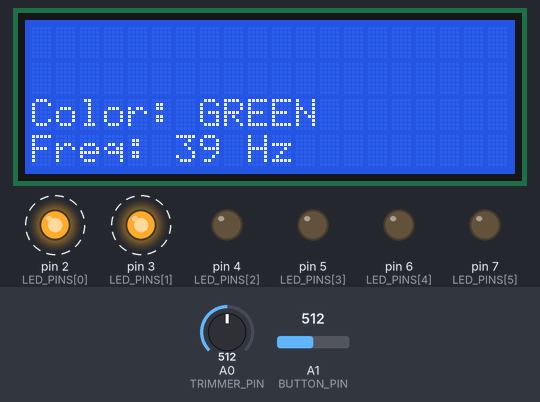
Bench run of a sketch on a simulated Arduino Uno, built with avr-gcc and run on an emulated ATmega328P. Parts: 20×4 character LCD, output pins drawn as LEDs (lit = HIGH). Dashed ring = blinking. Inputs (shaded band) come from the test bench; at power-on: A1 (BUTTON_PIN) = 512, A0 (TRIMMER_PIN) = 512.

Above: at 1.2 s.
1.3 s: A1 (BUTTON_PIN) set to 210
2.8 s: A1 (BUTTON_PIN) set to 192
At 3.1 s:
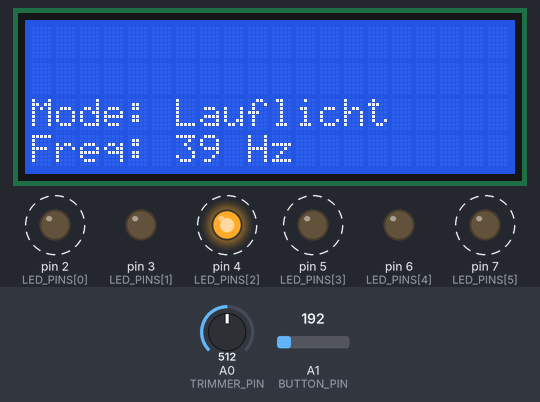
5.3 s: A0 (TRIMMER_PIN) set to 122
At 6.0 s:
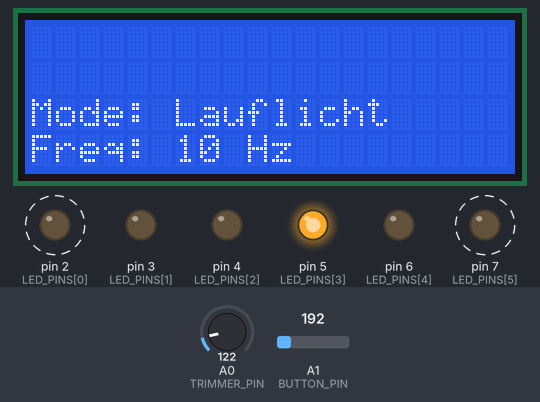
7.5 s: A0 (TRIMMER_PIN) set to 0
At 7.75 s:
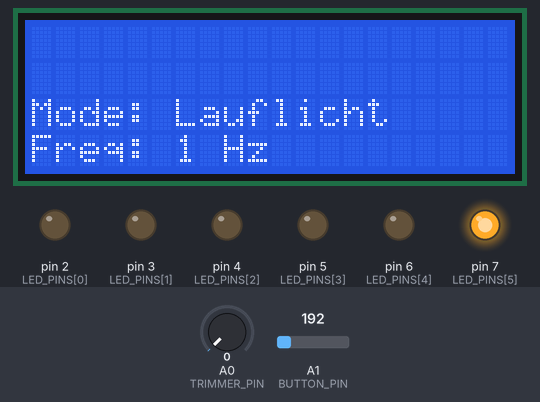
9.5 s: A0 (TRIMMER_PIN) set to 5
11.0 s: A0 (TRIMMER_PIN) set to 8
At 11.13 s:
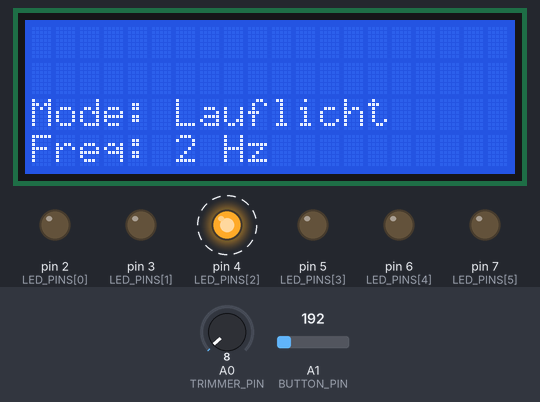
Timing chart, 0 to 13.5 s (numbered marks = the images above; inputs shaded):
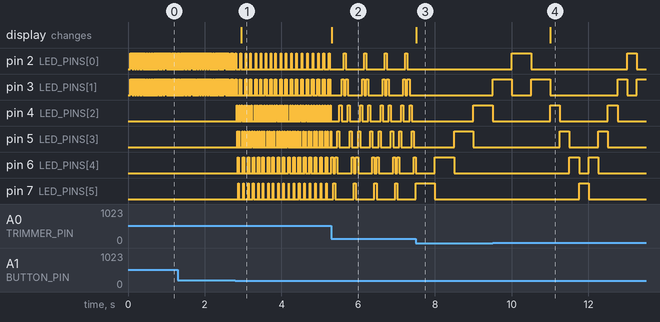

The sketch:

ex01-A8.ino
```cpp
#include <LiquidCrystal.h>

// LCD Connection
#define R_S 8
#define E   9
#define DB4 10
#define DB5 11
#define DB6 12
#define DB7 13

#define NUM_CHAR 20
#define NUM_LINES 4

#define BUTTON_PIN A1       // Taster S1/S2/S3... werden darüber gelesen
#define TRIMMER_PIN A0      // Trimmer Tr1 für Frequenz

const int LED_PINS[] = {2, 3, 4, 5, 6, 7};
const int NUM_LEDS = 6;

LiquidCrystal lcd(R_S, E, DB4, DB5, DB6, DB7);

const String COLORS[] = {"GREEN", "YELLOW", "RED"};
int colorIndex = 0;

// Entprellen
bool lastButtonStateS1 = false;
bool lastButtonStateS2 = false;
unsigned long lastDebounceTimeS1 = 0;
unsigned long lastDebounceTimeS2 = 0;
const unsigned long debounceDelay = 200;

// Blinken
unsigned long lastBlinkTime = 0;
bool ledState = false;
int blinkDelay = 500;

// Lauflicht
bool lauflichtMode = false;
int lauflichtIndex = 0;
int lauflichtDirection = 1;

void setup() {
  lcd.begin(NUM_CHAR, NUM_LINES);

  // LEDs als Ausgang
  for (int i = 0; i < NUM_LEDS; i++) {
    pinMode(LED_PINS[i], OUTPUT);
    digitalWrite(LED_PINS[i], LOW);
  }
}

void loop() {
  // --- Frequenz einlesen (Trimmer) ---
  int trimmerValue = analogRead(TRIMMER_PIN);
  int frequency = mapToFrequency(trimmerValue);
  blinkDelay = 1000 / frequency / 2;  // für Ein/Aus-Phasen

  // --- Taster einlesen (S1/S2) ---
  int a1_value = analogRead(BUTTON_PIN);
  String currentButton = "";
  if (a1_value >= 0 && a1_value <= 100) {
    currentButton = "S1";
  } else if (a1_value >= 101 && a1_value <= 200) {
    currentButton = "S2";
  }

  // --- S1: Farbwechsel ---
  bool buttonPressedS1 = (currentButton == "S1");
  if (buttonPressedS1 && !lastButtonStateS1 && (millis() - lastDebounceTimeS1 > debounceDelay)) {
    colorIndex = (colorIndex + 1) % 3;
    lastDebounceTimeS1 = millis();
  }
  lastButtonStateS1 = buttonPressedS1;

  // --- S2: Moduswechsel (Blinken <-> Lauflicht) ---
  bool buttonPressedS2 = (currentButton == "S2");
  if (buttonPressedS2 && !lastButtonStateS2 && (millis() - lastDebounceTimeS2 > debounceDelay)) {
    lauflichtMode = !lauflichtMode; // Umschalten zwischen Blinken und Lauflicht
    lastDebounceTimeS2 = millis();
    // LEDs zurücksetzen
    for (int i = 0; i < NUM_LEDS; i++) digitalWrite(LED_PINS[i], LOW);
    lauflichtIndex = 0;
    lauflichtDirection = 1;
  }
  lastButtonStateS2 = buttonPressedS2;

  unsigned long currentMillis = millis();

  if (!lauflichtMode) {
    if (currentMillis - lastBlinkTime >= blinkDelay) {
      lastBlinkTime = currentMillis;
      ledState = !ledState;
      for (int i = 0; i < NUM_LEDS; i++) {
        if (ledState && isLedActiveForColor(i, colorIndex)) {
          digitalWrite(LED_PINS[i], HIGH);
        } else {
          digitalWrite(LED_PINS[i], LOW);
        }
      }
    }
  } else {
    // --- Lauflicht mit Bounce ---
    if (currentMillis - lastBlinkTime >= blinkDelay) {
      lastBlinkTime = currentMillis;
      // Alle LEDs aus
      for (int i = 0; i < NUM_LEDS; i++) digitalWrite(LED_PINS[i], LOW);
      // Nur aktuelle LED an
      digitalWrite(LED_PINS[lauflichtIndex], HIGH);

      // Bounce-Logik
      lauflichtIndex += lauflichtDirection;
      if (lauflichtIndex == NUM_LEDS - 1) lauflichtDirection = -1; // Am Ende: Richtung wechseln
      if (lauflichtIndex == 0) lauflichtDirection = 1;             // Am Anfang: Richtung wechseln
    }
  }

  // --- LCD Zeile 3 + 4 aktualisieren ---
  lcd.setCursor(0, 2);
  if (!lauflichtMode) {
    lcd.print("Color: " + COLORS[colorIndex] + "       ");
  } else {
    lcd.print("Mode: Lauflicht         ");
  }
  lcd.setCursor(0, 3);
  lcd.print("Freq: " + String(frequency) + " Hz     ");
}

// Gibt zurück, ob LED[i] für die Farbe aktiv ist
bool isLedActiveForColor(int ledIndex, int colorIdx) {

  if (colorIdx == 0) return (ledIndex == 0 || ledIndex == 1); // GREEN
  if (colorIdx == 1) return (ledIndex == 2 || ledIndex == 3); // YELLOW
  if (colorIdx == 2) return (ledIndex == 4 || ledIndex == 5); // RED
  return false;
}

int mapToFrequency(int trimmerValue) {
    if (trimmerValue < 0) trimmerValue = 0;
    if (trimmerValue > 660) trimmerValue = 660;
    double frequency = (49.0 / 660.0) * trimmerValue + 1.0;
    return static_cast<int>(frequency + 0.5);
}
```

Measured:
- the behaviour switches between 201 and 200 on A1 (BUTTON_PIN) (found by bisection; images 0 and 1)
- the behaviour switches between 6 and 7 on A0 (TRIMMER_PIN) (found by bisection; images 3 and 4)
- after the input at 2.8 s, pin 2 (LED_PINS[0]): alternates HIGH for 0.01 s and LOW for 0.13 s, starting after 0.13 s; pin 4 (LED_PINS[2]): alternates HIGH for 0.01 s and LOW for 0.05 s, starting at once
- after the input at 5.3 s, pin 2 (LED_PINS[0]): alternates HIGH for 0.05 s and LOW for 0.48 s, starting after 0.32 s; pin 7 (LED_PINS[5]): alternates HIGH for 0.05 s and LOW for 0.48 s, starting after 0.05 s; the display: changes at once (image 2)
- after the input at 7.5 s, pin 2 (LED_PINS[0]), pin 3 (LED_PINS[1]): stops changing and stays LOW; the display: changes at once (image 3)
- after the input at 11.0 s, pin 2 (LED_PINS[0]): LOW → HIGH after 2.0 s, → LOW 0.25 s later; the display: changes at once (image 4)
- by itself, pin 2 (LED_PINS[0]): alternates HIGH for 0.02 s and LOW for 0.02 s
- by itself, pin 3 (LED_PINS[1]): repeats every 0.13 s: HIGH 0.01 s, LOW 0.08 s, HIGH 0.01 s, LOW 0.02 s
